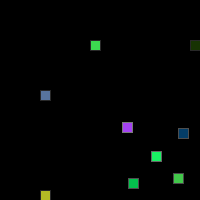
Frame 1 (no input)
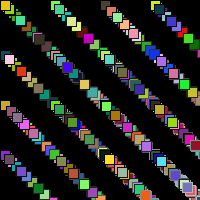
Frame 60 (the mouse pressed at the canvas centre just before this capture)
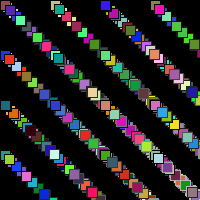
Frame 120 (the mouse held since frame 60 and released just before this capture)

The Processing sketch that drew these frames (run headless with seeded random() and noise(); from frame 60 on, the mouse is pressed at the canvas centre):

// Processing sketch: processing_13635
// ── processing_13635.pde

int b=50;
void setup() 
{
  size(200,200);
  background(0);
}
void draw() 
{
  for ( int y=0; y<200; y=y+50)
  {for ( int x=0; x<200; x=x+50)
  {
   float d=dist(x,y,100,100);
    fill(random(255),random(255),random(255));
    float c=(sin(d*10+b)+1)*100;
    stroke(c);
    rect(x+c,y+c,10,10);
  }
  }
  b=b+10;
}
